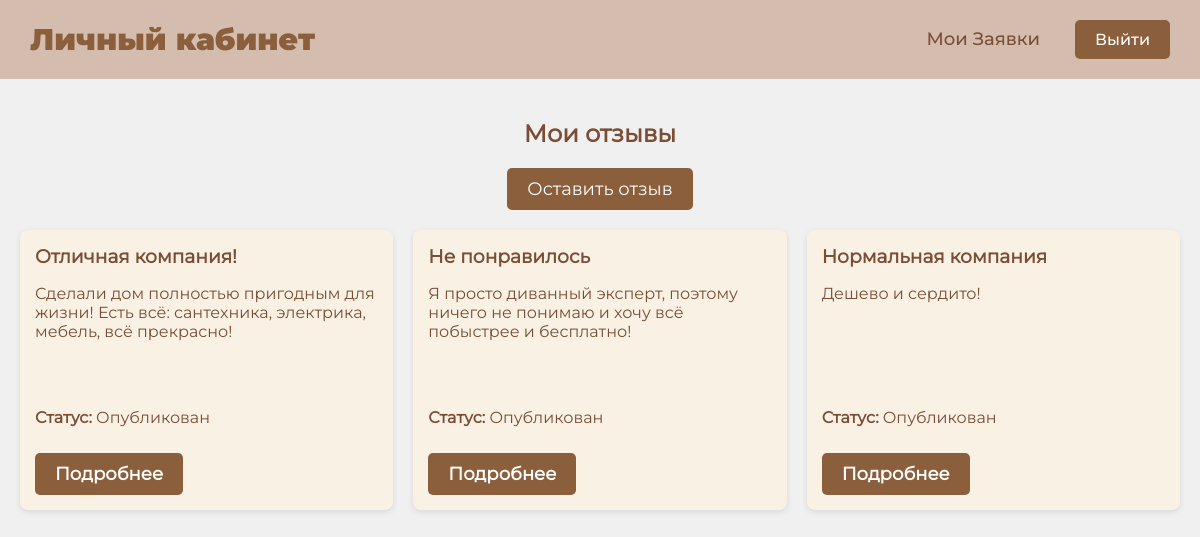
/my_feedbacks.php (signed in), run on the app's committed database.
### tables this page shows
CREATE TABLE `feedbacks` (
  `id` int NOT NULL,
  `user` int NOT NULL,
  `datetime` timestamp NOT NULL,
  `title` varchar(255) NOT NULL,
  `description` text NOT NULL,
  `status` int NOT NULL
);

CREATE TABLE `statuses` (
  `id` int NOT NULL,
  `title` varchar(255) NOT NULL
);

### my_feedbacks.php (the view, shortened to what this page needs)
<?php
include 'config.php';
$user_id = $_SESSION['user_id'];
$query = "SELECT feedbacks.*, statuses.title AS status_title FROM feedbacks
          JOIN statuses ON feedbacks.status = statuses.id
          WHERE user = $user_id ORDER BY datetime DESC";
$result = mysqli_query($conn, $query);
if (mysqli_num_rows($result) == 0) {
    $no_feedbacks = true;
} else {
    $no_feedbacks = false;
}
?>
<!DOCTYPE html>
<html lang="ru">
<head>
    <link rel="stylesheet" href="styles/user_dashboard_style.css">
</head>
<body>
    <header>
        <h1><a href="user_dashboard.php">Личный кабинет</a></h1>
        <nav>
            <a href="my_requests.php">Мои Заявки</a>
            <a href="logout.php" class="logout-button">Выйти</a>
        </nav>
    </header>
    <div class="content">
        <h2>Мои отзывы</h2>
        <a href="new_feedback.php" class="create-new-feedback">Оставить отзыв</a>
        <?php if ($no_feedbacks): ?>
            <p>Нет отзывов</p>
        <?php else: ?>
            <div class="feedback-cards">
                <?php while ($row = mysqli_fetch_assoc($result)): ?>
                    <div class="feedback-card">
                        <h3><?php echo htmlspecialchars($row['title']); ?></h3>
                        <p><?php echo nl2br(htmlspecialchars($row['description'])); ?></p>
                        <div class="card-footer">
                            <p><strong>Статус:</strong> <?php echo htmlspecialchars($row['status_title']); ?></p>
                            <a href="view_feedback.php?id=<?php echo $row['id']; ?>" class="view-more">Подробнее</a>
                        </div>
                    </div>
                <?php endwhile; ?>
            </div>
        <?php endif; ?>
    </div>
</body>
</html>

### styles/user_dashboard_style.css (style rules this page uses)
body { font-family: 'Montserrat-Regular', Arial, sans-serif; background-color: #f0f0f0; margin: 0; padding: 0; }
header { background-color: #d4bdae; padding: 20px 30px; display: flex; justify-content: space-between; align-items: center; }
header h1 { margin: 0; font-size: 30px; color: #8b5e3c; font-family: 'Montserrat-Black', Arial, sans-serif; }
header h1 a { text-decoration: none; color: #8b5e3c; font-family: 'Montserrat-Black', Arial, sans-serif; font-size: 30px; }
nav { display: flex; gap: 20px; }
nav a { font-size: 18px; color: #7a4d34; text-decoration: none; padding: 8px 15px; border-radius: 5px; font-family: 'Montserrat-Medium', Arial, sans-serif; }
.logout-button { background-color: #8b5e3c; padding: 10px 20px; color: white; text-decoration: none; border-radius: 5px; font-size: 16px; }
.content { padding: 20px; text-align: center; color: #7a4d34; }
.content h2 { font-size: 24px; color: #7a4d34; }
.content a { font-size: 18px; text-decoration: none; }
.request-cards, .feedback-cards { display: grid; grid-template-columns: repeat(auto-fill, minmax(280px, 1fr)); gap: 20px; }
.request-card, .feedback-card { background-color: #f8f1e4; padding: 15px; border-radius: 8px; box-shadow: 0 2px 6px rgba(0, 0, 0, 0.1); text-align: left; display: flex; flex-direction: column; justify-content: space-between; height: 250px; }
.request-card h3, .feedback-card h3 { margin: 0; color: #7a4d34; }
.request-card p, .feedback-card p { flex-grow: 1; overflow: hidden; text-overflow: ellipsis; display: -webkit-box; -webkit-box-orient: vertical; -webkit-line-clamp: 3; }
.view-more { background-color: #8b5e3c; color: white; text-decoration: none; padding: 10px 20px; border-radius: 5px; display: inline-block; font-weight: bold; margin-top: 10px; }
button, .create-new-request, .create-new-feedback { background-color: #8b5e3c; padding: 10px 20px; color: white; border: none; border-radius: 5px; text-decoration: none; display: inline-block; }
.create-new-feedback { background-color: #8b5e3c; padding: 10px 20px; color: white; border: none; border-radius: 5px; text-decoration: none; display: inline-block; margin-bottom: 20px; }

### data on the page
feedbacks: title "Отличная компания!", description "Сделали дом полностью пригодным для жизни! Есть всё: сантехника, электрика, мебель, всё прекрасно!", status.title "Опубликован"
feedbacks: title "Не понравилось", description "Я просто диванный эксперт, поэтому ничего не понимаю и хочу всё побыстрее и бесплатно!", status.title "Опубликован"
feedbacks: title "Нормальная компания", description "Дешево и сердито!", status.title "Опубликован"
